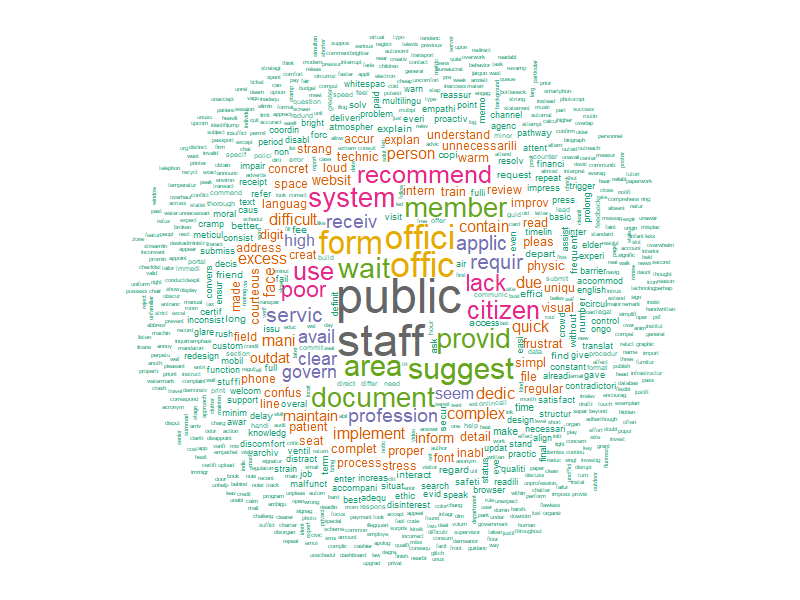

Write R code to recreate this figure.
setwd("C:/Users/[user]/Documents/wordcloud")

# install required package
# install.packages(c("tm", "SnowballC", "wordcloud", "RColorBrewer"))

# PART 1-DATA PREPARATION
library(tm) 
library(SnowballC) 
library(wordcloud) 
library(RColorBrewer)

feedback <- readLines("feedback.txt",encoding = "UTF-8", warn = FALSE)
feedback <- paste(feedback, collapse = " ")

corpus <- VCorpus(VectorSource(feedback))

corpus <- tm_map(corpus, content_transformer(tolower))
corpus <- tm_map(corpus, removeNumbers)
corpus <- tm_map(corpus, content_transformer(function(x) gsub("[^a-z ]", " ", x)))
corpus <- tm_map(corpus, removeWords, stopwords("english"))
corpus <- tm_map(corpus, stripWhitespace)               
corpus <- tm_map(corpus, stemDocument)    


# PART 2-WORD FREQUENCY ANALYSIS
tdm <- TermDocumentMatrix(corpus)
m <- as.matrix(tdm)

# Sort by highest frequency
word_freqs <- sort(rowSums(m), decreasing = TRUE)
df <- data.frame(word = names(word_freqs), freq = word_freqs)

# Display top 10 words
print("Top 10 Most Frequent Words:")
print(df[1:10,], row.names = FALSE)


# Part 3–WORD CLOUD GENERATION
png("wordcloud_exam.png", width = 800, height = 600)

set.seed(1223)

wordcloud(
  words = freq_df$word,
  freq = freq_df$frequency,
  min.freq = 2,
  max.words = 1000, 
  colors = brewer.pal(8, "Dark2"),
  random.order = FALSE
)
dev.off()


# PART 4-ADVANCED TASK
rare_words_freq1 <- subset(freq_df, frequency == 1)

print("5 Least Frequent Words:")
rare_words5 <- head(rare_words_freq1, 1000)

print(rare_words5, row.names = FALSE)

# Save the rare word cloud as wordcloud_rare.png
png("wordcloud_rare.png", width = 800, height = 600)

set.seed(2113)

wordcloud(
  words = rare_words5$word,
  freq = rare_words5$frequency,
  min.freq = 1,               
  max.words = 5,               
  colors = brewer.pal(8, "Dark2"),
  random.order = FALSE
)
dev.off()







